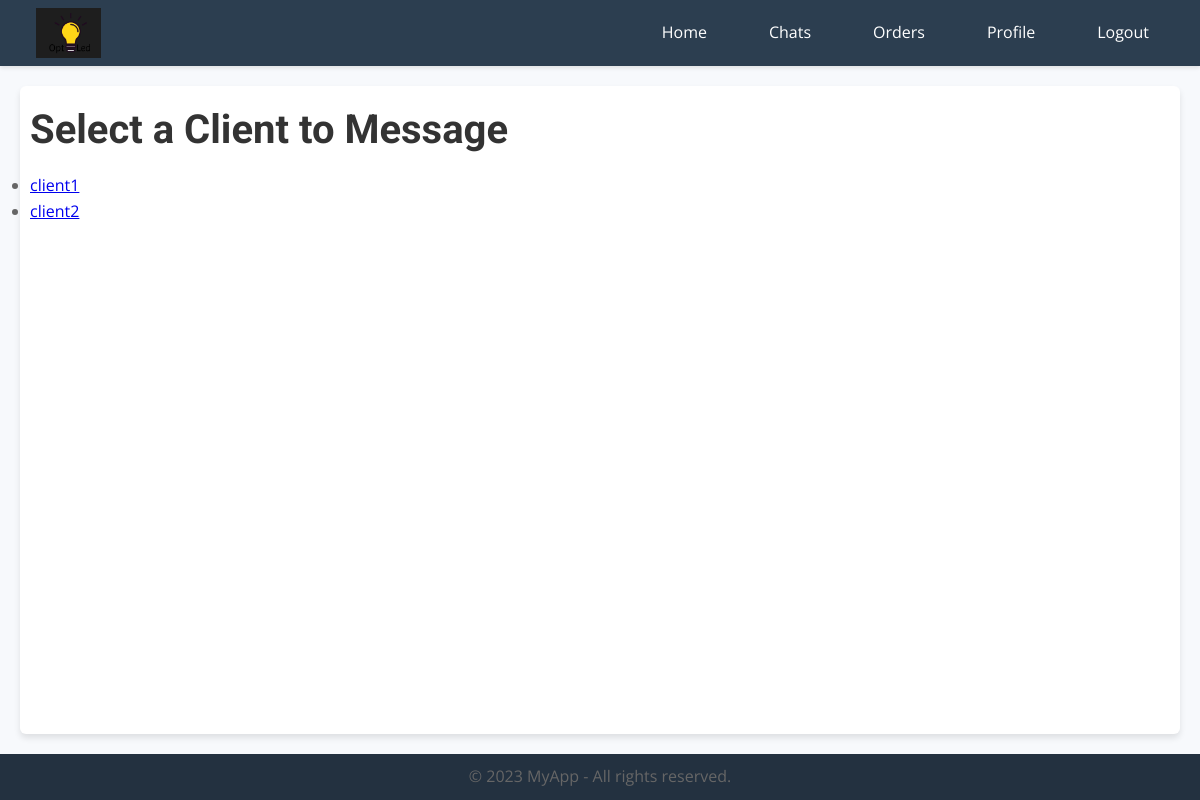
Before: /accounts/clients/ (signed in) with the older database file.
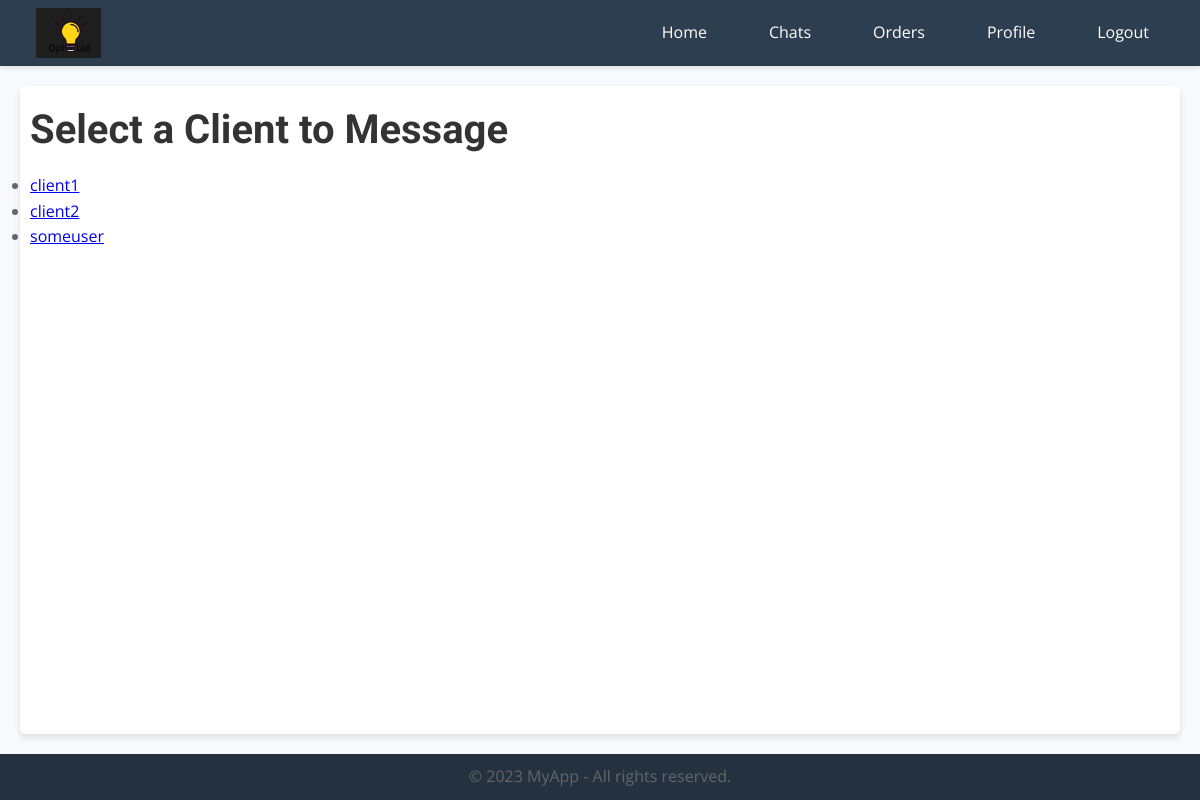
After: the same page with the newer database file.
### accounts/models.py (models this page shows, shortened)
class CustomUser(AbstractBaseUser, PermissionsMixin):
    USER_TYPE_CHOICES = (
        ('freelancer', 'Freelancer'),
        ('client', 'Client'),
    )
    user_type = models.CharField(max_length=10, choices=USER_TYPE_CHOICES)
    username = models.CharField(_('username'), max_length=150, unique=True)
    email = models.EmailField(_('email address'), unique=True)
    first_name = models.CharField(_('first name'), max_length=30, blank=True)
    last_name = models.CharField(_('last name'), max_length=30, blank=True)
    is_staff = models.BooleanField(default=False)
    is_active = models.BooleanField(default=True)
    activation_token = models.CharField(max_length=50, blank=True, null=True)
    email_verified = models.BooleanField(default=False)
    objects = CustomUserManager()
    USERNAME_FIELD = 'username'
    REQUIRED_FIELDS = ['email']

### accounts/views.py (the view)
# urls.py: path('clients/', ClientListView.as_view(), name='client-list'),
class ClientListView(LoginRequiredMixin, ListView):
    model = CustomUser  # Update this if you have a specific Client model
    template_name = 'core/not usage pages/clients_list.html'
    context_object_name = 'clients'
    def get_queryset(self):
        return CustomUser.objects.filter(user_type='client')

### core/templates/core/not usage pages/clients_list.html
{% extends 'core/base.html' %}
{% block content %}
<h1>Select a Client to Message</h1>
<ul>
  {% for client in object_list %}
  <li>
    <a href="{% url 'chat:start_chat' username=client.username %}">{{ client.username }}</a>
  </li>
  {% empty %}
  <li>No clients available.</li>
  {% endfor %}
</ul>
{% endblock %}

Changed rows visible on the page:
added CustomUser: username "someuser"
